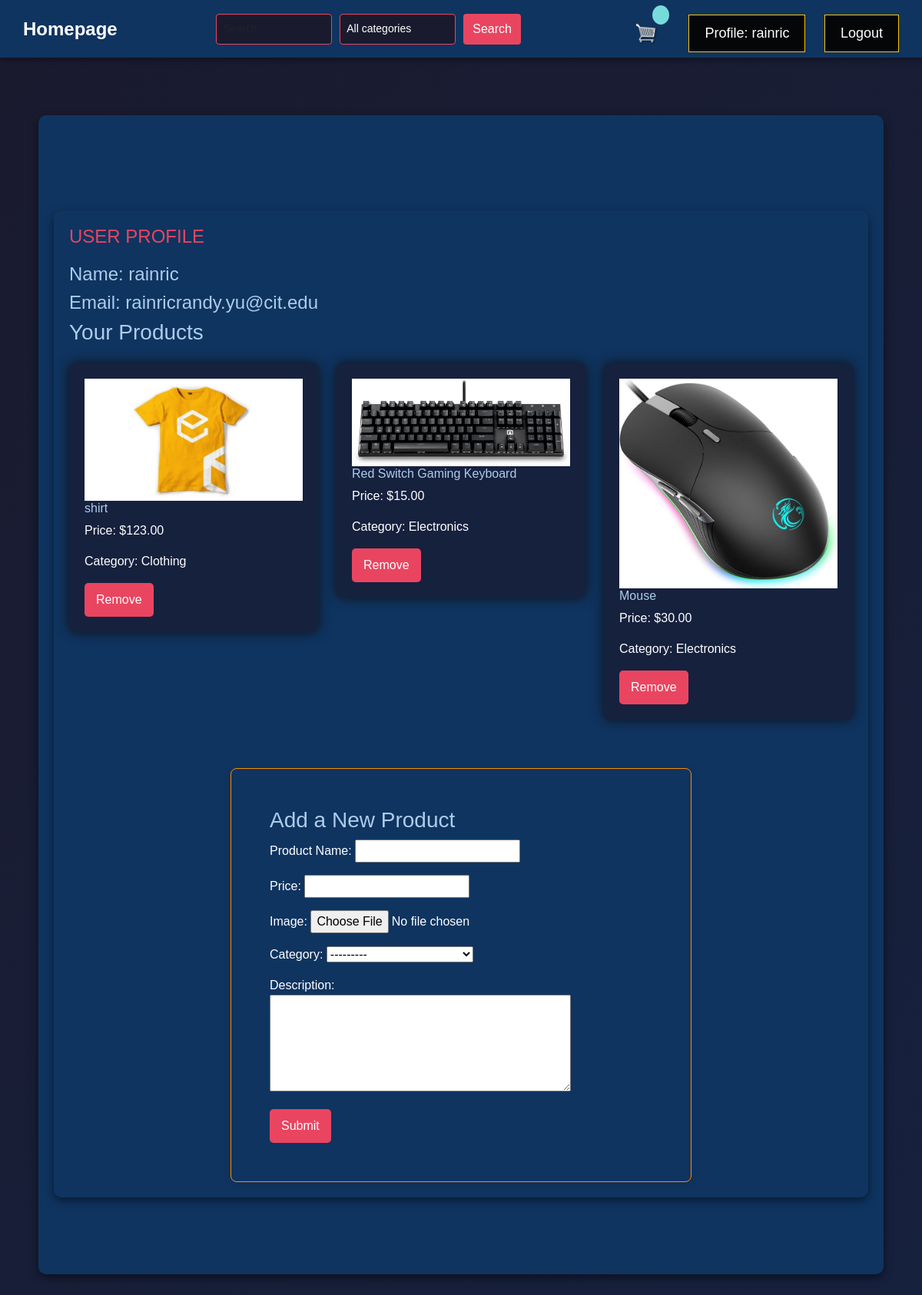
The app's page /profile/ (signed in) with its own data.
### store/models.py (models this page shows, shortened)
class Product(models.Model):
	name = models.CharField(max_length=200)
	price = models.DecimalField(max_digits=10, decimal_places=2)
	image = models.ImageField(upload_to='products/')
	digital = models.BooleanField(default=False)
	category = models.ForeignKey(Category, on_delete=models.CASCADE)
	user = models.ForeignKey(User, on_delete=models.SET_NULL, null=True, related_name='products')
	description = models.CharField(max_length=2000, null=True, default="")

class Category(models.Model):
    name = models.CharField(max_length=200, default="")
    def __str__(self):
        return self.name

### store/views.py (the view)
# urls.py: path('profile/', views.profile, name='profile'),
@login_required
def profile(request):
    user = request.user
    products = user.products.all()
    if request.method == 'POST':
        form = ProductForm(request.POST, request.FILES)
        if form.is_valid():
            product = form.save(commit=False)
            product.user = user
            product.save()
            return redirect('/profile')
    else:
        form = ProductForm()
    context = {
        'user': request.user,
        'products': request.user.products.all(),
        'form': form,
        }
    return render(request, 'store/profile.html', context)

### store/forms.py
class ProductForm(forms.ModelForm):
    class Meta:
        model = Product
        fields = ['name', 'price', 'image', 'category', 'description']

### store/templates/store/profile.html (shortened to what this page needs)
{% extends 'store/boang.html' %}
{% load static %}
{% block content %}
<div class="container">
    <h2>User Profile</h2>
    <h4>Name: {{ user.username }}</h4>
    <h4>Email: {{ user.email }}</h4>
    <h3>Your Products</h3>
    <div class="row">
        {% for product in products %}
        <div class="col-lg-4">
            <div class="box-element product">
                <img src="{{ product.image.url }}" alt="{{ product.name }}" class="img-fluid">
                <h6>{{ product.name }}</h6>
                <p>Price: ${{ product.price }}</p>
                <p>Category: {{ product.category.name }}</p>
                <form method="post" action="{% url 'store:remove_product' product.id %}">
                    <button type="submit">Remove</button>
                </form>
            </div>
        </div>
        {% empty %}
        <p>You have not added any products yet.</p>
        {% endfor %}
    </div>
    <br><br>
    <div class="container" style="max-width: 600px; margin: 0 auto; padding: 50px; border: 1px solid #ff8c00; border-radius: 8px; box-shadow: 0 2px 10px rgba(0, 0, 0, 0.1); transition: transform 0.3s;">
        <h3>Add a New Product</h3>
        <form method="post" enctype="multipart/form-data">
            <div class="form-group">
                <label for="id_name">Product Name:</label>
                {{ form.name }}
            </div>
            <div class="form-group">
                <label for="id_price">Price:</label>
                {{ form.price }}
            </div>
            <div class="form-group">
                <label for="id_image">Image:</label>
                {{ form.image }}
            </div>
            <div class="form-group">
                <label for="id_category">Category:</label>
                {{ form.category }}
            </div>
            <label for="id_description">Description:</label>
            <div class="form-group">
                <textarea id="id_description" name="description" rows="5" cols="40">{{ form.description.value }}</textarea>
            </div>
            <button type="submit">Submit</button>
        </form>
    </div>
</div>
{% endblock %}

### store/templates/store/boang.html (shortened to what this page needs)
{% load static %}
<!DOCTYPE html>
<html lang="en">
<head>
    <link href="https://cdn.jsdelivr.net/npm/bootstrap@5.3.2/dist/css/bootstrap.min.css" rel="stylesheet"
>
    <link rel="stylesheet" type="text/css" href="{% static 'css/main.css' %}">
</head>
<body>
    <nav class="header">
        <a href="{% url 'store:home' %}" class="logo">Homepage</a>
        <div class="header-right">
            <form method="get" action="{% url 'store:home' %}" class="search_form">
                <input type="text" name="query" placeholder="Search..." class="form-control" value="{{ request.GET.query }}">
                <select name="category" class="form-control" onchange="this.form.submit()">
                    <option value="" {% if not request.GET.category %}selected{% endif %}>All categories</option>
                </select>
                <button type="submit" class="btn btn-outline-success">Search</button>
            </form>
        </div>
        <div class="header-right">
            {% if user.is_authenticated %}
            <a href="{% url 'store:cart' %}">
                <img id="cart-icon" src="{% static 'images/cart.png' %}">
                <p style ="" id="cart-total">{{ cartItems }}</p>
            </a>
            <a href="{% url 'store:profile' %}" class="btn btn-warning">Profile: {{ user.username }}</a>
            <a style = "margin-left: 10px; margin-right: 10px;" href="{% url 'store:logout' %}" class="btn btn-warning">Logout</a>
            {% else %}
                <a href="{% url 'store:signup_view' %}">Sign up</a>
                <a href="{% url 'store:login_view' %}">Login</a>
            {% endif %}
        </div>
    </nav>
     <div class="container">
        <br>
        {% block content %}
        {% endblock content %}
    </div>
</body>
</html>

### static/css/main.css (style rules this page uses)
body { background-color: hsl(0, 0%, 0%); }
h1,h2,h3,h4,h5,h6 { color:hsl(210, 60%, 80%); font-family: Arial, sans-serif; font-weight: 400; }
.box-element { box-shadow:hsl(200, 9%, 7%) 0 0 16px; background-color: #160909; border-radius: 8px; padding: 15px; font-size: 16px; }
#cart-icon { width:30px; display: inline-block; margin-left: 20px; }
#cart-total { display: inline-block; text-align: center; color:#333; background-color: #78dbdb; width: 22px; height: 25px; border-radius: 50%; font-size: 16px; margin-left: -12px; }
.col-lg-4, .col-lg-6, .col-lg-8, .col-lg-12 { margin-top: 15px; }
.btn { border-radius: 0; background-color: #050607; color: #fff; padding: 10px 20px; font-size: 16px; }

### store/templates/store/boang.html (style rules this page uses)
body { background: linear-gradient(135deg, #1a1a2e, #16213e); font-family: 'Poppins', sans-serif; color: #ffffff; margin: 0; padding-top: 70px; }
.header { display: flex; justify-content: space-between; align-items: center; background: #0f3460; padding: 10px 20px; box-shadow: 0 4px 6px rgba(0, 0, 0, 0.3); position: fixed; width: 100%; top: 0; height: 75px; z-index: 10; }
.header a { color: #ffffff; text-decoration: none; font-size: 18px; margin: 0 10px; transition: color 0.3s ease; }
.header .logo { font-size: 24px; font-weight: bold; }
.header-right form { display: flex; gap: 10px; }
.header-right form input, .header-right form select { padding: 8px; font-size: 14px; border: 1px solid #e94560; border-radius: 4px; background: #1a1a2e; color: #ffffff; }
.header-right form button { padding: 8px 12px; border: none; border-radius: 4px; background: #e94560; color: #ffffff; cursor: pointer; transition: background 0.3s ease; }
.container { max-width: 1100px; margin: 80px auto; padding: 20px; border-radius: 10px; background: #0f3460; box-shadow: 0 4px 12px rgba(0, 0, 0, 0.5); }
h2 { color: #e94560; margin-bottom: 20px; text-transform: uppercase; font-size: 24px; }
.box-element { background: #16213e; padding: 20px; margin-bottom: 15px; border-radius: 8px; transition: transform 0.3s, background 0.3s; }
button { padding: 10px 15px; border: none; border-radius: 5px; background: #e94560; color: #ffffff; font-size: 16px; cursor: pointer; transition: background 0.3s ease, transform 0.3s; }

### records on screen
Product: image (picture), name "shirt", price "123.00", category.name "Clothing"
Product: image (picture), name "Red Switch Gaming Keyboard", price "15.00", category.name "Electronics"
Product: image (picture), name "Mouse", price "30.00", category.name "Electronics"

### other values on screen
{{ user.username }} "rainric"
{{ user.email }} "rainricrandy.yu@cit.edu"
